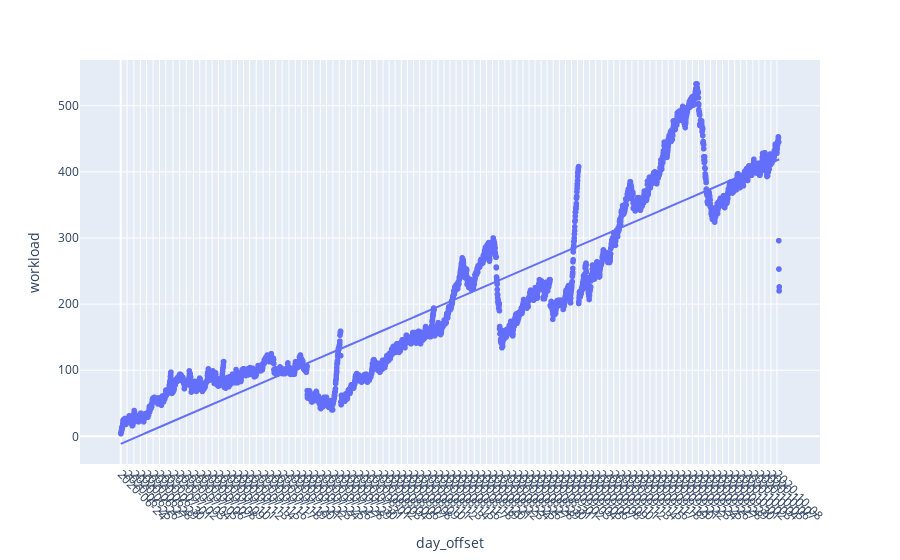

Notebook source saved alongside this figure:
### Markdown cell above
### Linear trend within the times series :

Although the workload appears to be time serie attributes, we can see that there is a linear component as well:

### Code cell
import plotly.express as px
from datetime import datetime

df_dl =daily_load.groupby('date').max()

df_dl['day_offset'] = (df_dl.index - df_dl.index[0]).days  #get an int represention of days since the first value


#need to create label list since we have to serialize the dates as ints for px to do the least squares
datelist = pd.date_range(datetime.today(), periods=df_dl.shape[0]).tolist()  #

fig = px.scatter(df_dl,x='day_offset', y='workload',trendline='ols')


fig.update_xaxes(tickangle=45,
                 tickmode = 'array',
                 tickvals = df_dl['day_offset'][0::40],
                 ticktext= [d.strftime('%Y-%m-%d') for d in datelist])

   
fig.show()

### Figure 1 — Plotly figure (JSON) as saved in the notebook; plotly's stock layout.template omitted (floating-point values rounded to 4 significant figures; data arrays with more than 128 entries replaced by an {"elided": "..."} marker saying what was removed)
{"data": [{"hovertemplate": "day_offset=%{x}<br>workload=%{y}<extra></extra>", "legendgroup": "", "marker": {"color": "#636efa", "symbol": "circle"}, "mode": "markers", "name": "", "showlegend": false, "type": "scattergl", "x": {"elided": "4256 int values"}, "xaxis": "x", "y": {"elided": "4256 int values"}, "yaxis": "y"}, {"hovertemplate": "<b>OLS trendline</b><br>workload = 0.0987404 * day_offset + -11.2688<br>R<sup>2</sup>=0.845667<br><br>day_offset=%{x}<br>workload=%{y} <b>(trend)</b><extra></extra>", "legendgroup": "", "marker": {"color": "#636efa", "symbol": "circle"}, "mode": "lines", "name": "", "showlegend": false, "type": "scatter", "x": {"elided": "4256 int values"}, "xaxis": "x", "y": {"elided": "4256 float values"}, "yaxis": "y"}], "layout": {"autosize": true, "legend": {"tracegroupgap": 0}, "margin": {"t": 60}, "xaxis": {"anchor": "y", "autorange": true, "domain": [0, 1], "range": [-260.1, 4618.0], "tickangle": 45, "tickmode": "array", "ticktext": {"elided": "4256 str values"}, "tickvals": [0, 42, 87, 130, 171, 214, 256, 298, 346, 390, 434, 481, 523, 564, 605, 647, 690, 731, 773, 813, 853, 897, 942, 985, 1026, 1068, 1113, 1155, 1195, 1235, 1277, 1321, 1362, 1404, 1446, 1487, 1528, 1569, 1613, 1654, 1695, 1736, 1776, 1816, 1857, 1897, 1938, 1978, 2019, 2059, 2099, 2139, 2179, 2219, 2259, 2299, 2339, 2380, 2420, 2461, 2501, 2542, 2582, 2622, 2662, 2702, 2742, 2782, 2822, 2862, 2902, 2943, 2983, 3023, 3063, 3103, 3143, 3183, 3223, 3263, 3303, 3343, 3383, 3423, 3463, 3503, 3543, 3583, 3623, 3663, 3703, 3743, 3783, 3823, 3863, 3903, 3943, 3983, 4023, 4063, 4103, 4143, 4183, 4223, 4263, 4303, 4343], "title": {"text": "day_offset"}, "type": "linear"}, "yaxis": {"anchor": "x", "autorange": true, "domain": [0, 1], "range": [-41.94, 571.5], "title": {"text": "workload"}, "type": "linear"}}}
